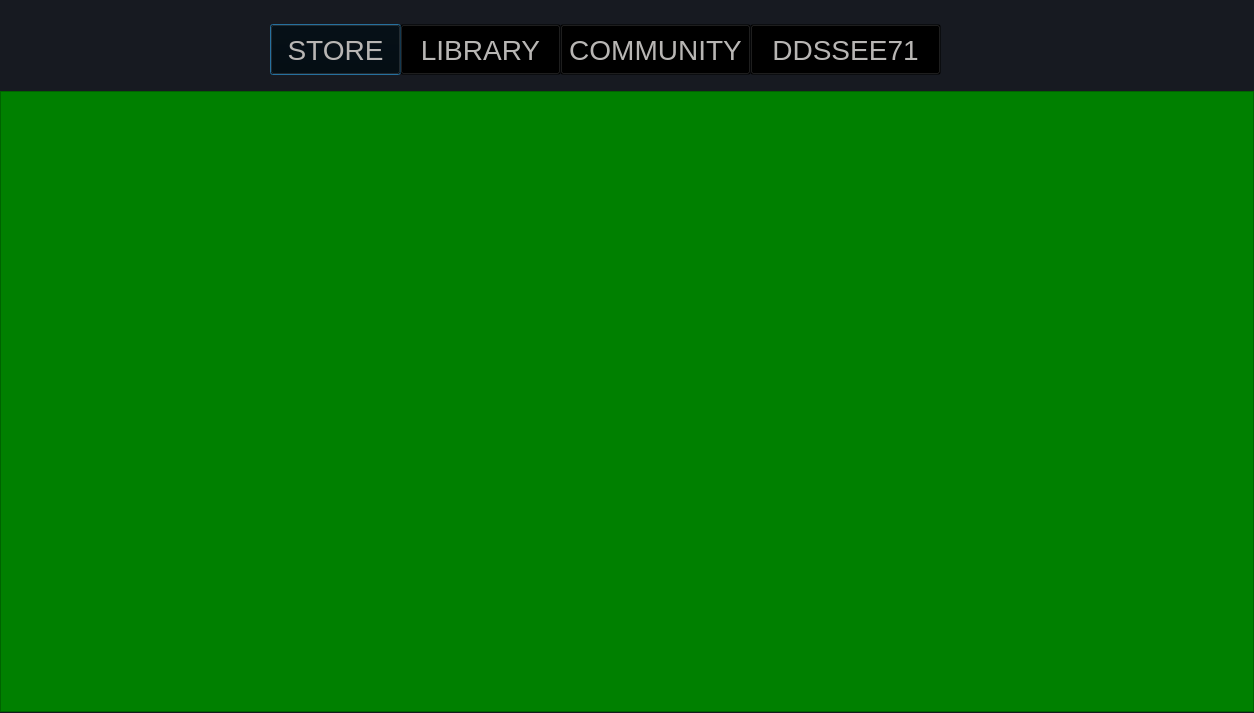
<?xml version="1.0" encoding="UTF-8"?>
<ui version="4.0">
 <class>MainPresenter</class>
 <widget class="QDialog" name="MainPresenter">
  <property name="geometry">
   <rect>
    <x>0</x>
    <y>0</y>
    <width>1254</width>
    <height>713</height>
   </rect>
  </property>
  <property name="windowTitle">
   <string>MainPresenter</string>
  </property>
  <property name="styleSheet">
   <string notr="true">background-color: #171A21;</string>
  </property>
  <widget class="QPushButton" name="btnStore">
   <property name="geometry">
    <rect>
     <x>270</x>
     <y>24</y>
     <width>131</width>
     <height>51</height>
    </rect>
   </property>
   <property name="styleSheet">
    <string notr="true">QPushButton
{ 
	background-color: transparent;
	font-size: 28px;
	color: #b8b6b4;
}
QPushButton:hover
{
	color: palette(light);
}</string>
   </property>
   <property name="text">
    <string>STORE</string>
   </property>
  </widget>
  <widget class="QPushButton" name="btnProfile">
   <property name="geometry">
    <rect>
     <x>750</x>
     <y>24</y>
     <width>191</width>
     <height>51</height>
    </rect>
   </property>
   <property name="styleSheet">
    <string notr="true">QPushButton
{ 
	background-color: transparent;
	font-size: 28px;
	color: #b8b6b4;
}
QPushButton:hover
{
	color: palette(light);
}</string>
   </property>
   <property name="text">
    <string>DDSSEE71</string>
   </property>
  </widget>
  <widget class="QPushButton" name="btnCommunity">
   <property name="geometry">
    <rect>
     <x>560</x>
     <y>24</y>
     <width>191</width>
     <height>51</height>
    </rect>
   </property>
   <property name="styleSheet">
    <string notr="true">QPushButton
{ 
	background-color: transparent;
	font-size: 28px;
	color: #b8b6b4;
}
QPushButton:hover
{
	color: palette(light);
}</string>
   </property>
   <property name="text">
    <string>COMMUNITY</string>
   </property>
  </widget>
  <widget class="QPushButton" name="btnLibrary">
   <property name="geometry">
    <rect>
     <x>400</x>
     <y>24</y>
     <width>161</width>
     <height>51</height>
    </rect>
   </property>
   <property name="styleSheet">
    <string notr="true">QPushButton
{ 
	background-color: transparent;
	font-size: 28px;
	color: #b8b6b4;
}
QPushButton:hover
{
	color: palette(light);
}</string>
   </property>
   <property name="text">
    <string>LIBRARY</string>
   </property>
  </widget>
  <widget class="QFrame" name="frameWidget">
   <property name="geometry">
    <rect>
     <x>0</x>
     <y>91</y>
     <width>1254</width>
     <height>621</height>
    </rect>
   </property>
   <property name="styleSheet">
    <string notr="true">background-color:green;</string>
   </property>
   <property name="frameShape">
    <enum>QFrame::StyledPanel</enum>
   </property>
   <property name="frameShadow">
    <enum>QFrame::Raised</enum>
   </property>
  </widget>
  <widget class="QLabel" name="labelLogoImg">
   <property name="geometry">
    <rect>
     <x>20</x>
     <y>10</y>
     <width>241</width>
     <height>81</height>
    </rect>
   </property>
   <property name="styleSheet">
    <string notr="true">QLabel
{
	/*background-image:url('D:\\fucking uni\\DB\\project\\globalheader_logo.png');
}</string>
   </property>
   <property name="text">
    <string/>
   </property>
  </widget>
 </widget>
 <resources/>
 <connections/>
</ui>
